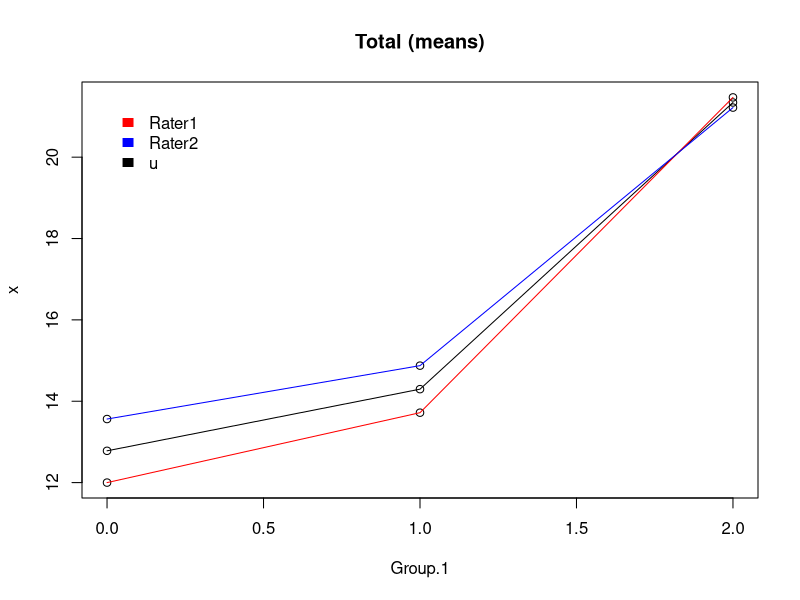
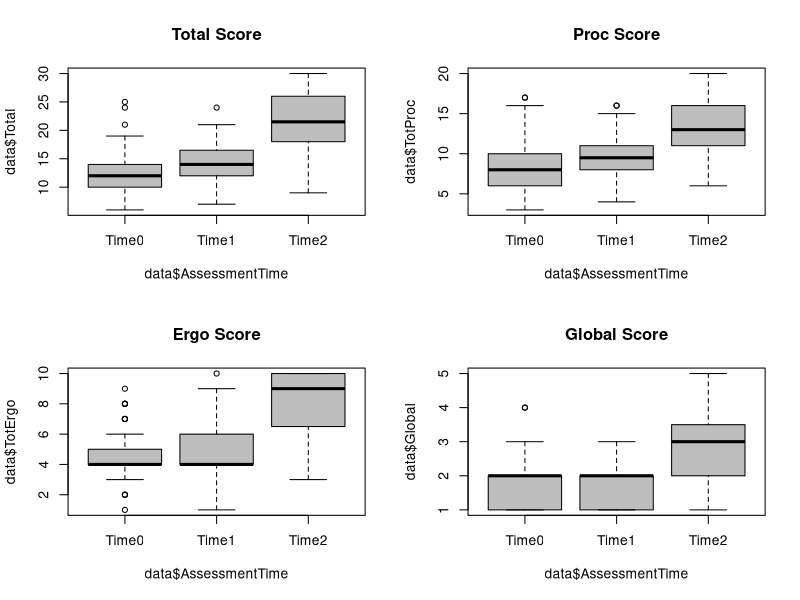

These charts were generated, in order, by the following R code: (Note: this script raises an error after producing the figures.)
setwd("C:\\Users\\KOU\\Desktop")
data <- read.table("video_stats.txt", header=T)
Rater1 <- subset(data, data$Rater==1)
Rater2 <- subset(data, data$Rater==2)
#Need to remove illegal symbols [#,!,',",%] before reading
survey_data <- read.table("survey_stats.txt", header=T, sep="\t")
demo_data <- read.table("demo_stats.txt", header=T, sep="\t")


##Total Rater Scores (30 Points)
	#Lineplot Mean over TimeAssessment
	Mean.Total <- aggregate(data$Total, list(data$AssessmentTime), mean)
	Mean.Rater1 <- aggregate(Rater1$Total, list(Rater1$AssessmentTime), mean)
	Mean.Rater2 <- aggregate(Rater2$Total, list(Rater2$AssessmentTime), mean)
	plot(rbind(Mean.Total, Mean.Rater1, Mean.Rater2), main="Total (means)" )
	lines(Mean.Total)
	lines(Mean.Rater1 , col="red")
	lines(Mean.Rater2 , col="blue")
	legend(range(Mean.Total["Group.1"])[1], range(Mean.Total["x"])[2],c("Rater1", "Rater2", "u"),c("red", "blue", "black"), border="white", bty="n")
	#BoxWhisker Mean over TimeAssessment
	par(mfrow=c(2,2))
	boxplot(data$Total ~ data$AssessmentTime, main="Total Score", data = data, col = "grey", xaxt="n")
	axis(1, at=1:3, labels=c("Time0", "Time1", "Time2"))
	boxplot(data$TotProc ~ data$AssessmentTime, main="Proc Score", col = "grey", xaxt="n")
	axis(1, at=1:3, labels=c("Time0", "Time1", "Time2"))
	boxplot(data$TotErgo ~ data$AssessmentTime, main="Ergo Score", col = "grey", xaxt="n")
	axis(1, at=1:3, labels=c("Time0", "Time1", "Time2"))
	boxplot(data$Global ~ data$AssessmentTime, main="Global Score", col = "grey", xaxt="n")
	axis(1, at=1:3, labels=c("Time0", "Time1", "Time2"))

	#Is there an interaction between Rater and AssessmentTime? No.
	summary(aov(data$Total ~ Rater*AssessmentTime))


##Linear Regression; Response Variable:Total Score 
	Rater <- factor(data$Rater)
	AssessmentTime<- factor(data$AssessmentTime)
	#Full model
	summary( lm(data$Total ~ Rater + AssessmentTime))
	#Just Rater model
	summary( lm(data$Total ~ Rater))
	#Just AssessmentTime model
	summary( lm(data$Total ~ AssessmentTime))


##ANOVA by sub-score
	Rater <- factor(data$Rater)
	AssessmentTime<- factor(data$AssessmentTime)
	#Total Score
	data.aov <- aov(data$Total ~ Rater + AssessmentTime)
	TukeyHSD(data.aov , 'AssessmentTime', conf.level=0.95)
	boxplot(Total~Rater+AssessmentTime, data = data, main="Total Score (0-30)", xlab="(Rater).(Time)", col="grey")
	#Proc Score
	data.aovProc <- aov(data$TotProc ~ Rater + AssessmentTime)
	TukeyHSD(data.aovProc, 'AssessmentTime', conf.level=0.95)
	boxplot(TotProc~Rater+AssessmentTime, data = data, main="TotProc Score (0-20)", xlab="(Rater).(Time)", col="grey")
	#Ergo Score
	data.aovErgo <- aov(data$TotErgo ~ Rater + AssessmentTime)
	TukeyHSD(data.aovErgo, 'AssessmentTime', conf.level=0.95)
	boxplot(TotErgo~Rater+AssessmentTime, data = data, main="TotErgo Score (0-10)", xlab="(Rater).(Time)", col="grey")
	#Global 5 Point Score
	data.aov5 <- aov(data$Global ~ Rater + AssessmentTime)
	TukeyHSD(data.aov5 , 'AssessmentTime', conf.level=0.95)
	boxplot(Global~Rater+AssessmentTime, data = data, main="Global Score (1-5)", xlab="(Rater).(Time)", col="grey")


## rmANOVA
	data.rm <- within(data, {
		Rater<-factor(Rater) 
		AssessmentTime<-factor(AssessmentTime)
		Subj<-factor(Subj)
	})
	#AOV Subject in error term
	summary(aov(Total ~ Rater*AssessmentTime+Error(Subj), data = data.rm ))
	summary(aov(TotProc ~ Rater*AssessmentTime+Error(Subj), data = data.rm ))
	summary(aov(TotErgo ~ Rater*AssessmentTime+Error(Subj), data = data.rm ))
	summary(aov(Global ~ Rater*AssessmentTime+Error(Subj), data = data.rm ))
	#AOV Subject with Rater as a between-subjects variable; residual calc is different from NCSS	
	summary(aov(Total ~ Rater*AssessmentTime+Error(Subj/(Rater)), data = data.rm))
 	#Try LME?
	library(nlme)
	summary(lme(Total ~ Rater * AssessmentTime, random=~1 |Subj, data=data.rm,))



##MANOVA for 3 response variables (Proc, Ergo, Global)
	TotProc <- data$TotProc
	TotErgo <- data$TotErgo
	Global <- data$Global
	data.manova <- manova(cbind(TotProc, TotErgo, Global)~Rater + AssessmentTime)


## Means for all subgroups; raw score histogram
	print(model.tables(data.aov ,"means"),digits=3)
	print(model.tables(data.aovProc ,"means"),digits=3)
	print(model.tables(data.aovErgo ,"means"),digits=3)
	print(model.tables(data.aov5 ,"means"),digits=3)
	tapply(data$Total, factor(data$Rater), mean)
	tapply(data$Total, factor(data$AssessmentTime), mean)
	#Total Score Dist
	par(mfrow = c( 2, 2 ))
	hist(data$Total)
	hist(data$TotProc)
	hist(data$TotErgo)
	hist(data$Global)
	par(mfrow = c( 1, 1 ))


## Correlation Between Raters
	# Correlation of 15 technical scores for Regional Anesth
	x <- cor(subset(data[,8:22], data$Rater==1), subset(data[,8:22], data$Rater==2))
	x.1 <- x[row(x)==col(x)]
	names(x.1) <- names(data[,8:22])
	# Correlation of Ergo scores
	x.Ergo <- cor(subset(data[,6], data$Rater==1), subset(data[,6], data$Rater==2))
	# Correlation of Proc scores
	x.Proc <- cor(subset(data[,5], data$Rater==1), subset(data[,5], data$Rater==2))
	# Correlation of overall scores
	x.Total <- cor(subset(data[,4], data$Rater==1), subset(data[,4], data$Rater==2))
	# Correlation of Global 5 point scale
	x.5Scale <- cor(subset(data[,7], data$Rater==1), subset(data[,7], data$Rater==2))


##t-tests pairwise t-tests for paired data
	t.test(data$Total[data$Rater==1], data$Total[data$Rater==2], paired=TRUE)
	pairwise.t.test(data$Total, AssessmentTime, paired=F, p.adj="bonferroni")


##ICC
	library(psych)
	data.ICC <- cbind(subset(data["Total"], data$Rater==1),subset(data["Total"], data$Rater==2))
	colnames(data.ICC) <- c("Rater1", "Rater2")
	ICC(data.ICC)


##kappa
	data.kappa <- cbind(subset(data["Global"], data$Rater==1),subset(data["Global"], data$Rater==2))
	kappa2(data.kappa, c(0,1,2,3,4))
	data.kappa <- cbind(subset(data["Total"], data$Rater==1),subset(data["Total"], data$Rater==2))
	kappa2(data.kappa, 0:(range(data.kappa)[2]-range(data.kappa)[1]))



##########################
##Survey series of 3 month quarterly follows
	Total.singleInjection <- apply(apply(apply(survey_data[,grep("N.S.", names(survey_data))], 2, as.character), 2, as.numeric),1, sum)
	Total.continuous <- apply(apply(apply(survey_data[,grep("N.C.", names(survey_data))], 2, as.character), 2, as.numeric),1, sum)
	#remove dropped participant
	survey_data <- subset(survey_data, survey_data$SUBJ!=19) 
	data <- subset(data, substr(data$Subj, 1,2)!="19") 
	#Check for scarcity of data
	timep.0 <- subset(survey_data, survey_data$QTR==0)
	timep.1 <- subset(survey_data, survey_data$QTR==1)
	timep.2 <- subset(survey_data, survey_data$QTR==2)
	timep.3 <- subset(survey_data, survey_data$QTR==3)
	timep.4 <- subset(survey_data, survey_data$QTR==4)
	
	#Graphic of single factor over time
	par(mfrow = c( 1, 6 ))
	n= 3
	boxplot(as.numeric(as.character(survey_data[,n]))~survey_data[,2])
	apply(cbind(timep.0[,n],timep.1[,n],timep.2[,n],timep.3[,n],timep.4[,n]),2,hist)


	#Graphics of factors by boxplot
	jpeg("test.jpg", width = 1000, height = 3500)
	layout(matrix(1:80, 16, 5, byrow = TRUE))
	for (i in c(3:58, 60:77)){
		boxplot(as.numeric(as.character(survey_data[,3])) ~survey_data[,2], main=names(survey_data)[i])
	}
	Total.singleInjection <- apply(apply(apply(survey_data[,grep("N.S.", names(survey_data))], 2, as.character), 2, as.numeric),1, sum)
	Total.continuous <- apply(apply(apply(survey_data[,grep("N.C.", names(survey_data))], 2, as.character), 2, as.numeric),1, sum)
	boxplot(Total.singleInjection~survey_data[,2], main="Tot_S")
	boxplot(Total.continuous~survey_data[,2], main="Tot_C")
	dev.off()

	par(mfrow = c( 1, 2 ))
	#Total S-blocks line plot over timep
	plot(survey_data[,2], Total.singleInjection)
	for( i in c(1:18,20:32)){
		lines(survey_data[,2][survey_data[,1]==i], Total.singleInjection[survey_data[,1]==i])
	}
	#Total C-blocks line plot over timep
	plot(survey_data[,2], Total.continuous )
	for( i in c(1:18,20:32)){
		lines(survey_data[,2][survey_data[,1]==i], Total.continuous [survey_data[,1]==i])
	}
	#Graphics of factors by boxplot TOT_S and TOT_C
	boxplot(Total.singleInjection~survey_data[,2], main="Tot_S")
	apply(cbind(Total.singleInjection[survey_data[,2]==0],Total.singleInjection[survey_data[,2]==1],Total.singleInjection[survey_data[,2]==2],Total.singleInjection[survey_data[,2]==3],Total.singleInjection[survey_data[,2]==4]),2,hist)
	boxplot(Total.continuous ~survey_data[,2], main="Tot_S")
	apply(cbind(Total.continuous [survey_data[,2]==0],Total.continuous[survey_data[,2]==1],Total.continuous[survey_data[,2]==2],Total.continuous[survey_data[,2]==3],Total.continuous[survey_data[,2]==4]),2,hist)

	#Obstacle Ratings
	Obstacles.frame <- replace(survey_data[,50:58],survey_data[,50:58]==0, NA)
	boxplot(Obstacles.frame , main="Obstacles", yaxt="n", xaxt="n", xlim=c(0.5,10),horizontal=T, ylim=c(-4,5))
	text(rep(-4,9), 1:9,labels=names(survey_data)[50:58], pos=4, cex=0.75)
	text((1:5)-0.2, rep(10,5),labels=1:5, pos=4, cex=1.1)
	
	#Effective Teaching Methods
	Teaching.frame <- replace(survey_data[,60:68],apply(survey_data[,60:68],2,substr,1,1)=="0", NA)
	Teaching.frame$EffectiveTeachingMethods.Cadaverlab <- as.numeric(as.character(Teaching.frame[,9]))
	boxplot(Teaching.frame, main="Teaching", yaxt="n", xaxt="n", xlim=c(0.5,10),horizontal=T, ylim=c(-4,5))
	text(rep(-4,9), 1:9,labels=names(survey_data)[60:68], pos=4, cex=0.75)
	text((1:5)-0.2, rep(10,56),labels=1:5, pos=4, cex=1.1)

	#Use of Learning Methods
	Learning.frame <- survey_data[,69:77]
	Learning.frame <- replace(Learning.frame, Learning.frame==4, 1) 
	Learning.frame.plot <- apply(Learning.frame,2,table)
	Learning.frame.plot <- rbind(Learning.frame.plot[1,order(Learning.frame.plot[2,])], sort(Learning.frame.plot[2,]))
	barplot(Learning.frame.plot, main="Used Learning Methods", yaxt="n", xaxt="n", horiz=T, legend=c("Yes", "No"), xlim=c(-125,200), ylim=c(-1,10))
	text(rep(-125,9), (1:9*1.2)-0.5,labels=colnames(Learning.frame.plot), pos=4, cex=0.75)
	text(seq(0,150,50)-7, rep(-1,4), labels=seq(0,150,50), pos=4, cex=1.1)

	#Events
	Event.frame <- survey_data[,47:49]
	Event.frame <- replace(Event.frame, Event.frame=="Less than 5", 4)
	Event.frame <- apply(apply(Event.frame,2,as.character),2, as.numeric) 
	Event.frame.scsrate <- cbind(timep.0[,47], timep.1[,47], timep.2[,47], timep.3[,47], timep.4[,47])
	Event.frame.puncture <- cbind(timep.0[,48], timep.1[,48], timep.2[,48], timep.3[,48], timep.4[,48])
	Event.frame.arrest <- cbind(timep.0[,49], timep.1[,49], timep.2[,49], timep.3[,49], timep.4[,49])
	par(mfrow=c(1,3))
	boxplot(Event.frame.scsrate , main=names(survey_data[47]))
	boxplot(Event.frame.puncture , main=names(survey_data[48]), cex.main=0.85)
	boxplot(Event.frame.arrest , main=names(survey_data[49]), cex.main=0.85)

	##rmANOVA
	#AOV Subject in error term
	summary(aov(Total.singleInjection~ QTR+Error(SUBJ), data = survey_data))
	#AOV Subject with Rater as a between-subjects variable; residual calc is different from NCSS	
	summary(aov(Total.continuous ~ QTR+Error(SUBJ), data = survey_data))


	#TukeyHSD
	QTR = factor(survey_data$QTR)
	TukeyHSD(aov(Total.singleInjection~ QTR), 'QTR', conf.level=0.95)
	TukeyHSD(aov(Total.continuous~ QTR), 'QTR', conf.level=0.95)


	#Linear Model
		Total.singleInjection.Ag <- (
		subset(Total.singleInjection, c(F,T,F,F,F)) + 
		subset(Total.singleInjection, c(F,F,T,F,F)) + 
		subset(Total.singleInjection, c(F,F,F,T,F)) +
		subset(Total.singleInjection, c(F,F,F,F,T))
		)
		singleInjection.T0 <- subset(Total.singleInjection, c(T,F,F,F,F))
		Total.continuous.Ag <- (
		subset(Total.continuous, c(F,T,F,F,F)) + 
		subset(Total.continuous, c(F,F,T,F,F)) + 
		subset(Total.continuous, c(F,F,F,T,F)) +
		subset(Total.continuous, c(F,F,F,F,T))
		)
		Total.continuous.T0 <- subset(Total.continuous, c(T,F,F,F,F))
		
		QTR = factor(survey_data$QTR)
		
		#Gender from demographic survey 0=Non Teaching, 1=Teaching
		var.teaching <- (demo_data[,7])[c(TRUE,FALSE,FALSE)]
		var.teaching <- var.teaching[c(1:18,20:32)]
		var.teaching <- replace(as.character(var.teaching), var.teaching=="NT", "0")
		var.teaching <- replace(as.character(var.teaching), var.teaching=="T", "1")
		var.teaching <- as.numeric(var.teaching)
		#var.teaching <- rep(var.teaching, each=5)
		
		#Skill test scores from Video scores
		cuScores <- rep(
		#data[,4][c(T,F,F,F,F,F)] + 
		#data[,4][c(F,T,F,F,F,F)] + 
		#data[,4][c(F,F,T,F,F,F)] + 
		#data[,4][c(F,F,F,T,F,F)] +
		data[,4][c(F,F,F,F,T,F)] +
		data[,4][c(F,F,F,F,F,T)]
		)
		
		#Gender from demographic survey 0=Male, 1=Female
		var.gender <- (demo_data[,4])[c(TRUE,FALSE,FALSE)]
		var.gender <- var.gender [c(1:18,20:32)]
		var.gender <- replace(as.character(var.gender ), var.gender =="M", "0")
		var.gender <- replace(as.character(var.gender ), var.gender =="F", "1")
		var.gender <- as.numeric(var.gender)
		#var.gender <- rep(var.gender, each=5)
		
		#Age and years of practice from demographic survey
		var.age <- (demo_data[,3])[c(TRUE,FALSE,FALSE)]
		var.age <- var.age [c(1:18,20:32)]
		var.age <- as.numeric(var.age )
		var.exp <- (demo_data[,5])[c(TRUE,FALSE,FALSE)]
		var.exp <- var.exp [c(1:18,20:32)]
		var.exp <- as.numeric(var.exp)
		#var.age <- rep(var.age , each=5)
		#var.exp <- rep(var.exp , each=5)
		

		summary( lm(Total.singleInjection.Ag~ var.teaching))
		summary( lm(Total.continuous.Ag~ var.teaching ))
		summary( lm(Total.singleInjection.Ag~ singleInjection.T0))
		summary( lm(Total.continuous.Ag~ continuous.T0))
		summary( lm(Total.singleInjection.Ag~ cuScores ))
		summary( lm(Total.continuous.Ag~ cuScores ))
		summary( lm(Total.singleInjection.Ag~ var.gender ))
		summary( lm(Total.continuous.Ag~ var.gender ))
		summary( lm(Total.singleInjection.Ag~ var.age ))
		summary( lm(Total.continuous.Ag~ var.age ))
		summary( lm(Total.singleInjection.Ag~ var.exp ))
		summary( lm(Total.continuous.Ag~ var.exp ))
		summary( lm(Total.singleInjection.Ag~ var.age + var.gender+ var.teaching +cuScores ))
		summary( lm(Total.continuous.Ag~ var.age + var.gender+ var.teaching +cuScores))
		#Most Resonable Model so far
		summary( lm(Total.singleInjection.Ag~ singleInjection.T0+var.exp+var.teaching))

		#Dependent Variable Scatterplot Matrix
		library(car)
		this.gender <- ((demo_data[,4])[c(TRUE,FALSE,FALSE)])[c(1:18,20:32)]
		scatterplotMatrix(~var.exp+var.age |this.gender )

		this.teaching <- ((demo_data[,7])[c(TRUE,FALSE,FALSE)])[c(1:18,20:32)]
		scatterplotMatrix(~Total.singleInjection.Ag+cuScores+singleInjection.T0+var.exp|this.teaching )

		scatterplotMatrix(~Total.singleInjection.Ag+Total.continuous.Ag |this.teaching )

	#nxn correlation plots ; stronger filter
	correlation.pickpops <- apply(apply(apply(survey_data,2,as.character),2,as.numeric), 2, median)
	correlation.pickpops <- correlation.pickpops[correlation.pickpops!=0]
	correlation.pickpops <- correlation.pickpops[!is.na(correlation.pickpops)]
	correlation.names <- names(correlation.pickpops)
	survey_data.numeric <- apply(apply(survey_data[correlation.names],2,as.character),2,as.numeric)
	correlation.mlist <- unlist(as.list(cor(survey_data.numeric, survey_data.numeric)))
	correlation.append = NULL
	correlation.append <- cbind( data.frame(rep(correlation.names, each=length(correlation.names))), data.frame(rep(correlation.names, length(correlation.names))) )
	correlation.append <- cbind(correlation.append, correlation.mlist)
	correlation.append <- correlation.append[correlation.append[,1]!=correlation.append[,2],]
	correlation.append <- correlation.append[!is.na(correlation.append[,3]),]
	names(correlation.append) = c("reponse1", "response2", "correlation")
	sink("out.txt")
	correlation.append[correlation.append[,3]>(0.7),]
	correlation.append[correlation.append[,3]<(-0.3),]
	sink()


	#heatmap1
	singleInjection <- apply(apply(survey_data[,grep("N.S.", names(survey_data))], 2, as.character), 2, as.numeric)
	continuous <- apply(apply(survey_data[,grep("N.C.", names(survey_data))], 2, as.character), 2, as.numeric)
	singleInjection.sscore <- (
	subset(singleInjection, c(T,F,F,F,F)) + 
	subset(singleInjection, c(F,T,F,F,F)) + 
	subset(singleInjection, c(F,F,T,F,F)) + 
	subset(singleInjection, c(F,F,F,T,F)) +
	subset(singleInjection, c(F,F,F,F,T))
	)
	continuous.sscore <- (
	subset(continuous, c(T,F,F,F,F)) + 
	subset(continuous, c(F,T,F,F,F)) + 
	subset(continuous, c(F,F,T,F,F)) + 
	subset(continuous, c(F,F,F,T,F)) +
	subset(continuous, c(F,F,F,F,T))
	)	
	x <- cbind(singleInjection.sscore, continuous.sscore)
	rownames(x) <- as.character(c(1:18,20:32))
	heatmap(x, Rowv = NA, Colv = NA,col = cm.colors(256), scale = "row", main="All Blocks (subset total)")
	
	#heatmap2
	timep.0.SI <- cbind(Total.singleInjection[survey_data$QTR==0])
	timep.0.C <- cbind(Total.continuous[survey_data$QTR==0])
	timep.1.SI <- cbind(Total.singleInjection[survey_data$QTR==1])
	timep.1.C <- cbind(Total.continuous[survey_data$QTR==1])
	timep.2.SI <- cbind(Total.singleInjection[survey_data$QTR==2])
	timep.2.C <- cbind(Total.continuous[survey_data$QTR==2])
	timep.3.SI <- cbind(Total.singleInjection[survey_data$QTR==3])
	timep.3.C <- cbind(Total.continuous[survey_data$QTR==3])
	timep.4.SI <- cbind(Total.singleInjection[survey_data$QTR==4])
	timep.4.C <- cbind(Total.continuous[survey_data$QTR==4])		
	#Single Injection heatmap
	x <- cbind(timep.0.SI, timep.1.SI, timep.2.SI, timep.3.SI, timep.4.SI) 
	rownames(x) <- as.character(c(1:18,20:32))
	colnames(x) <- c("Time0", "Time1", "Time2", "Time3", "Time4")
	heatmap(x, Rowv = NA, Colv = NA,col = cm.colors(256), scale = "row", main="Single I Blocks (time total)")
	#Continuous Block heatmap
	x <- cbind(timep.0.C, timep.1.C, timep.2.C, timep.3.C, timep.4.C)
	rownames(x) <- as.character(c(1:18,20:32))
	colnames(x) <- c("Time0", "Time1", "Time2", "Time3", "Time4")
	heatmap(x, Rowv = NA, Colv = NA,col = cm.colors(256), scale = "row", main="Continuous Blocks (time total)")
 	#Block type heatmap
	x <- cbind(timep.0.SI, timep.1.SI, timep.2.SI, timep.3.SI, timep.4.SI, timep.0.C, timep.1.C, timep.2.C, timep.3.C, timep.4.C)
	rownames(x) <- as.character(c(1:18,20:32))
	colnames(x) <- c("Time0", "Time1", "Time2", "Time3", "Time4", "Time0", "Time1", "Time2", "Time3", "Time4")
	heatmap(x, Rowv = NA, Colv = NA,col = cm.colors(256), scale = "row", main="All blocks (count total)", xlab = "Single I                                 Continuous   ", margins=c(7,2))
 
